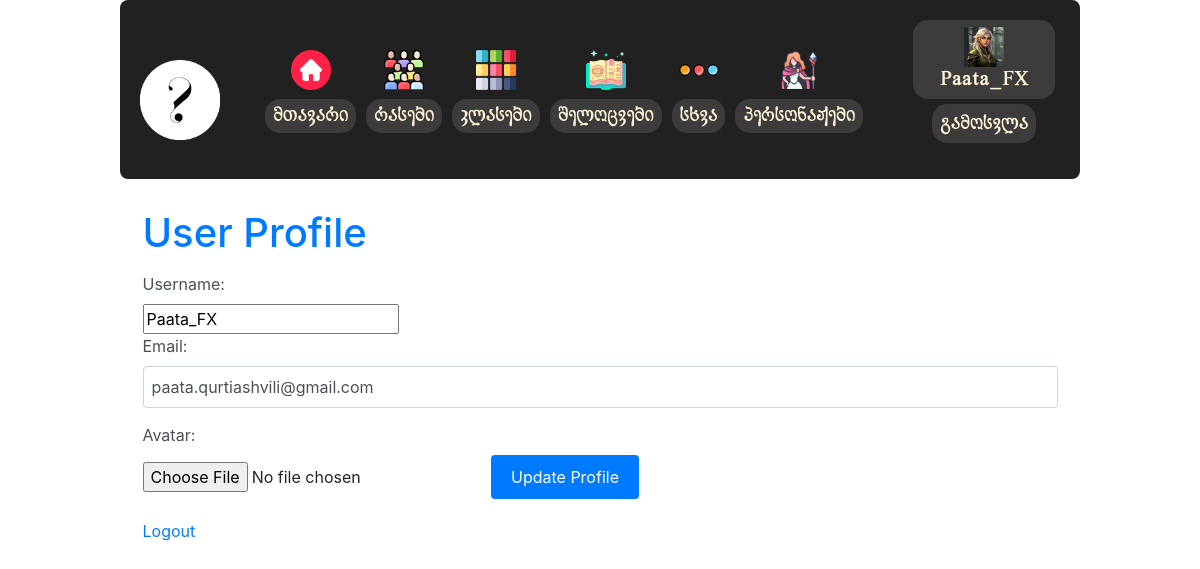
The app's page /profile/ (signed in) with its own data.
### myapp/models.py (models this page shows)
class User(AbstractBaseUser, PermissionsMixin):
    username = models.CharField(max_length=200, unique=True, default='username')
    email = models.EmailField(unique=True, null=True, blank=True)
    avatar = models.ImageField(upload_to='avatars/', null=True, blank=True, default='avatars/default_avatar.jpeg')
    is_active = models.BooleanField(default=True)
    is_staff = models.BooleanField(default=False)
    groups = models.ManyToManyField(
        'auth.Group',
        verbose_name='groups',
        blank=True,
        help_text='The groups this user belongs to. A user will get all permissions granted to each of their groups.',
        related_name="user_set_custom",
        related_query_name="user",
    )
    user_permissions = models.ManyToManyField(
        'auth.Permission',
        verbose_name='user permissions',
        blank=True,
        help_text='Specific permissions for this user.',
        related_name="user_set_custom",
        related_query_name="user",
    )
    objects = UserManager()
    USERNAME_FIELD = 'username'
    REQUIRED_FIELDS = ['email']

### myapp/views.py (the view)
# urls.py: path('profile/', views.userProfile, name='profile'),
@login_required
def userProfile(request):
    return render(request, 'user_profile.html')

### myapp/templates/user_profile.html (shortened to what this page needs)
{% extends 'base.html' %}
{% load static %}
{% block extra_css %}
<link rel="stylesheet" href="{% static 'css/user_profile.css' %}">
{% endblock %}
{% block content %}
<body>
    <div class="container">
        <h1>User Profile</h1>
        <form method="post" action="{% url 'profile_update' %}" enctype="multipart/form-data">
            <label for="username">Username:</label>
            <input type="text" id="username" name="username" value="{{ user.username }}" required>
            <label for="email">Email:</label>
            <input type="email" id="email" name="email" value="{{ user.email }}" required>
            <label for="avatar">Avatar:</label>
            <input type="file" id="avatar" name="avatar">
            <button type="submit">Update Profile</button>
        </form>
        <a href="{% url 'logout' %}">Logout</a>
    </div>
</body>
{% endblock %}

### myapp/templates/navbar.html (shortened to what this page needs)
<!DOCTYPE html>
<html lang="en">
<head>
    {% load static %}
    <link rel="stylesheet" href="{% static 'css/navbar.css' %}">
    <link rel="stylesheet" href="{% static 'fonts/mg-glaho-drunk-master/css/mg-glaho-drunk.min.css' %}">
    <link rel="stylesheet" href="{% static 'fonts/ka-lortkipanidze-master/css/ka-lortkipanidze.min.css' %}">
</head>
<body>
    <nav class="navbar">
        <nav class="menu">
            <a href="/"><img class="logo_image" src="{% static 'image/logo.jpg' %}" alt="logo"></a>
            <ul class="burger_bar">
                <li>
                    <a href="/">
                        <img class="logo_image" src="{% static 'image/icons/home.png' %}" alt="home">
                        <h3>მთავარი</h3>
                    </a>
                </li>
                <li>
                    <a href="{% url 'races_page' %}">
                        <img class="logo_image" src="{% static 'image/icons/races.png' %}" alt="races">
                        <h3>რასები</h3>
                    </a>
                </li>
                <li>
                    <a href="{% url 'classes_page' %}">
                        <img class="logo_image" src="{% static 'image/icons/classes.png' %}" alt="classes">
                        <h3>კლასები</h3>
                    </a>
                </li>
                <li>
                    <a href="{% url 'spells_page' %}">
                        <img class="logo_image" src="{% static 'image/icons/spells.png' %}" alt="spells">
                        <h3>შელოცვები</h3>
                    </a>
                </li>
                <li>
                    <a href="#!">
                        <img class="logo_image" src="{% static 'image/icons/more.png' %}" alt="misc">
                        <h3>სხვა</h3>
                    </a>
                </li>
                {% if user.is_authenticated %}
                <li>
                    <a href="{% url 'characters' %}">
                        <img class="logo_image" src="{% static 'image/icons/character.png' %}" alt="special">
                        <h3>პერსონაჟები</h3>
                    </a>
                </li>
                {% endif %}
            </ul>
            {% if user.is_authenticated %}
            <ul class="login_signup">
                <li>
                    <a href="{% url 'profile' %}">
                        <img class="user_avatar" src="{{ user.avatar.url }}" alt="User Avatar">
                        <span>{{ user.username }}</span>
                    </a>
                </li>
                <li><a href="{% url 'logout' %}">გამოსვლა</a></li>
            </ul>
            {% else %}
            <ul class="login_signup">
                <li><a href="{% url 'login' %}">შესვლა</a></li>
                <li><a href="{% url 'register' %}">რეგისტრაცია</a></li>
            </ul>
            {% endif %}
        </nav>
    </nav>
</body>
</html>

### static/css/styles.css (style rules this page uses)
body, html { font-family: "KA_LORTKIPANIDZE", sans-serif; background-color: #1a1a1a; color: #fff2d6; margin: 0; padding: 0; height: 100%; }
.container { max-width: 960px; margin: auto; padding: 20px; }

### static/css/user_profile.css (style rules this page uses)
.container { width: 90%; margin: 0 auto; padding: 15px; }
h1 { color: #007bff; }
form { margin-top: 15px; }
form label { display: block; margin-bottom: 8px; color: #495057; }
form input[type="email"] { width: 100%; padding: 8px; margin-bottom: 15px; border: 1px solid #ced4da; border-radius: 0.25rem; color: #495057; }
button { background-color: #007bff; color: white; padding: 10px 20px; border: none; border-radius: 0.25rem; cursor: pointer; font-size: 1rem; }
a { display: inline-block; margin-top: 20px; color: #007bff; text-decoration: none; }

### static/css/navbar.css (style rules this page uses)
.navbar { display: flex; align-items: center; background-color: #222121; padding: 20px; width: 100%; max-width: 960px; margin: 0 auto; border-radius: 8px; }
.menu { margin: 0 auto; display: flex; align-items: center; justify-content: space-evenly; width: 100%; }
.logo_image { width: 80px; }
.burger_bar a { display: flex; flex-direction: column; align-items: center; justify-content: space-evenly; height: 90px; text-decoration: none; }
.burger_bar img { aspect-ratio: 1/1; width: 40px; margin-bottom: 5px; transition: 0.5s; }
.burger_bar, .login_signup { list-style: none; display: flex; }
.login_signup { flex-direction: column; justify-content: flex-end; align-items: center; gap: 5px; }
.burger_bar li h3, .login_signup li a { font-family: "KA_LORTKIPANIDZE", sans-serif; border-radius: 15px; background-color: #3d3c3c; margin: 0px 5px; transition: 0.5s; font-size: 18px; padding: 5px 8px; color: #fff2d6; display: block; font-weight: bold; text-decoration: none; text-align: center; padding-top: 7px; }
.login_signup li a { border-color: #143083; }
img.user_avatar { aspect-ratio: 1/1; width: 40px; }

### records on screen
User: avatar (placeholder picture), username "Paata_FX", email "paata.qurtiashvili@gmail.com"
